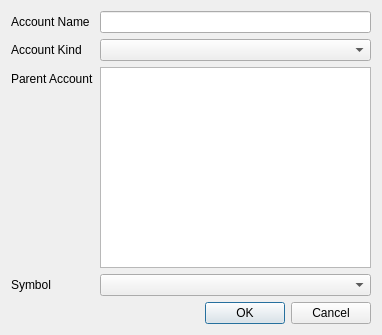
<?xml version="1.0" encoding="UTF-8"?>
<!--
QAccountant - personal accounting software
Copyright (C) 2025  Cole Blakley

This program is free software: you can redistribute it and/or modify
it under the terms of the GNU General Public License as published by
the Free Software Foundation, either version 3 of the License, or
(at your option) any later version.

This program is distributed in the hope that it will be useful,
but WITHOUT ANY WARRANTY; without even the implied warranty of
MERCHANTABILITY or FITNESS FOR A PARTICULAR PURPOSE.  See the
GNU General Public License for more details.

You should have received a copy of the GNU General Public License
along with this program.  If not, see <https://www.gnu.org/licenses/>.
-->
<ui version="4.0">
 <class>NewAccountDialog</class>
 <widget class="QDialog" name="NewAccountDialog">
  <property name="geometry">
   <rect>
    <x>0</x>
    <y>0</y>
    <width>382</width>
    <height>335</height>
   </rect>
  </property>
  <property name="windowTitle">
   <string>New Account</string>
  </property>
  <property name="modal">
   <bool>true</bool>
  </property>
  <layout class="QVBoxLayout" name="verticalLayout">
   <item>
    <layout class="QFormLayout" name="formLayout">
     <item row="0" column="0">
      <widget class="QLabel" name="label">
       <property name="text">
        <string>Account Name</string>
       </property>
       <property name="buddy">
        <cstring>account_name_view</cstring>
       </property>
      </widget>
     </item>
     <item row="0" column="1">
      <widget class="QLineEdit" name="account_name_view">
       <property name="minimumSize">
        <size>
         <width>200</width>
         <height>0</height>
        </size>
       </property>
      </widget>
     </item>
     <item row="2" column="0">
      <widget class="QLabel" name="label_2">
       <property name="text">
        <string>Parent Account</string>
       </property>
      </widget>
     </item>
     <item row="1" column="0">
      <widget class="QLabel" name="label_3">
       <property name="text">
        <string>Account Kind</string>
       </property>
       <property name="buddy">
        <cstring>account_kind_view</cstring>
       </property>
      </widget>
     </item>
     <item row="1" column="1">
      <widget class="QComboBox" name="account_kind_view">
       <property name="minimumSize">
        <size>
         <width>200</width>
         <height>0</height>
        </size>
       </property>
      </widget>
     </item>
     <item row="2" column="1">
      <widget class="QTreeView" name="parent_accounts_view">
       <property name="editTriggers">
        <set>QAbstractItemView::EditTrigger::NoEditTriggers</set>
       </property>
       <property name="uniformRowHeights">
        <bool>true</bool>
       </property>
       <attribute name="headerVisible">
        <bool>false</bool>
       </attribute>
      </widget>
     </item>
     <item row="3" column="0">
      <widget class="QLabel" name="symbol_label">
       <property name="text">
        <string>Symbol</string>
       </property>
       <property name="buddy">
        <cstring>symbol_view</cstring>
       </property>
      </widget>
     </item>
     <item row="3" column="1">
      <widget class="QComboBox" name="symbol_view">
       <property name="minimumSize">
        <size>
         <width>200</width>
         <height>0</height>
        </size>
       </property>
      </widget>
     </item>
    </layout>
   </item>
   <item>
    <widget class="QDialogButtonBox" name="buttonBox">
     <property name="orientation">
      <enum>Qt::Orientation::Horizontal</enum>
     </property>
     <property name="standardButtons">
      <set>QDialogButtonBox::StandardButton::Cancel|QDialogButtonBox::StandardButton::Ok</set>
     </property>
    </widget>
   </item>
  </layout>
 </widget>
 <tabstops>
  <tabstop>account_name_view</tabstop>
 </tabstops>
 <resources/>
 <connections>
  <connection>
   <sender>buttonBox</sender>
   <signal>accepted()</signal>
   <receiver>NewAccountDialog</receiver>
   <slot>accept()</slot>
   <hints>
    <hint type="sourcelabel">
     <x>230</x>
     <y>137</y>
    </hint>
    <hint type="destinationlabel">
     <x>157</x>
     <y>158</y>
    </hint>
   </hints>
  </connection>
  <connection>
   <sender>buttonBox</sender>
   <signal>rejected()</signal>
   <receiver>NewAccountDialog</receiver>
   <slot>reject()</slot>
   <hints>
    <hint type="sourcelabel">
     <x>298</x>
     <y>143</y>
    </hint>
    <hint type="destinationlabel">
     <x>286</x>
     <y>158</y>
    </hint>
   </hints>
  </connection>
 </connections>
</ui>
